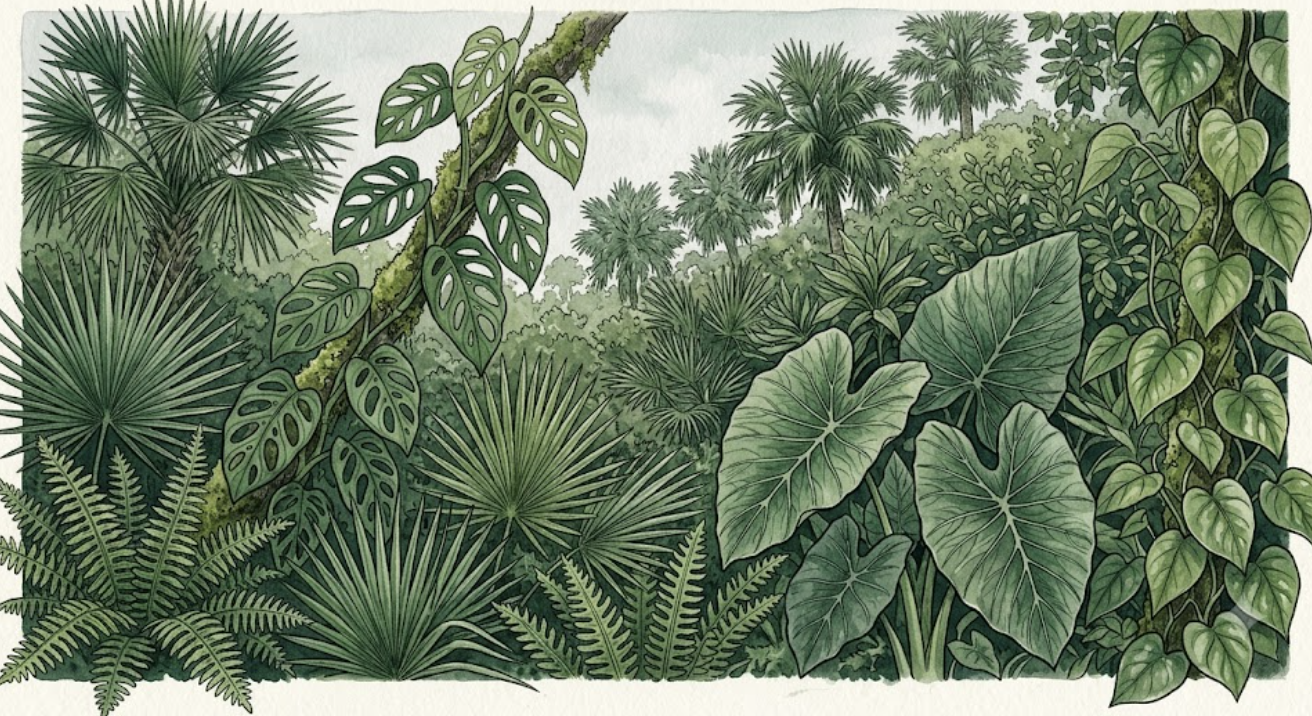
#> input picture assets/img/canopy.png, 1312 x 716 px, found by its file name
$ python build_images.py
#> lines starting #> are read from the running program, lines starting #| are printed output that depends on the picture
#!/usr/bin/env python3
"""
Development-time asset generator for the teaching portfolio site.

Reads assets/img/canopy.png (the source watercolor) and produces every derived
image the site uses: the header plate (desktop + mobile), the trailing vine
cutout, and three small section-divider crops. Run this once (or again only if
canopy.png changes); nothing about the shipped static site depends on it.

Usage:
    pip3 install Pillow numpy
    python3 scripts/build_images.py
"""

import random

import numpy as np
from PIL import Image, ImageDraw, ImageFilter

SRC = "assets/img/canopy.png"
OUT = "assets/img"

PAPER = (244, 243, 234)  # --paper, #F4F3EA

random.seed(11)


def load_source():
    return Image.open(SRC).convert("RGBA")
#> returned value is the input picture: PIL image 1312x716 RGBA; mean R, G, B, A 113.4, 128.4, 105.3, 255


def paper_distance_alpha(rgba, low=16, high=58):
    """Soft alpha ramp from color-distance to --paper. Below `low` -> fully
    transparent (paper), above `high` -> fully opaque (specimen). Linear ramp
    between, which avoids the crunchy halo a hard threshold produces on
    watercolor edges."""
    arr = np.asarray(rgba.convert("RGB"), dtype=np.float32)
    paper = np.array(PAPER, dtype=np.float32)
    dist = np.sqrt(((arr - paper) ** 2).sum(axis=-1))
    alpha = np.clip((dist - low) / (high - low), 0.0, 1.0)
    alpha = (alpha * 255).astype(np.uint8)
    return Image.fromarray(alpha, mode="L")


def radial_vignette(size, inner=0.45, outer=0.98):
    """Elliptical fade to transparent, strongest in the corners. Used for the
    small divider crops so a leaf/frond reads as an isolated mark regardless
    of what's sitting in the corners of its bounding box (dark background
    foliage as well as paper)."""
    w, h = size
    cx, cy = w / 2, h / 2
    ys, xs = np.mgrid[0:h, 0:w]
    nx = (xs - cx) / (w / 2)
    ny = (ys - cy) / (h / 2)
    dist = np.sqrt(nx ** 2 + ny ** 2)
    alpha = np.clip(1 - (dist - inner) / (outer - inner), 0, 1)
    alpha = (alpha * 255).astype(np.uint8)
    return Image.fromarray(alpha, mode="L")


def edge_vignette(size, feather):
    """Grayscale mask, white in the interior, fading to black within
    `feather` px of every edge -- used to guarantee a crop blends into the
    page regardless of what's sitting at its literal boundary pixels."""
    w, h = size
    mask = Image.new("L", size, 255)
    draw = ImageDraw.Draw(mask)
    for i in range(feather):
        v = int(255 * (i / feather))
        draw.rectangle([i, i, w - 1 - i, h - 1 - i], outline=v)
    return mask.filter(ImageFilter.GaussianBlur(feather / 3))


def jagged_band_mask(size, band_height, jitter, at="bottom", blur=5, seed=0):
    """Grayscale mask for a synthetic deckled-paper edge: white (paper) below
    an irregular, noise-jittered boundary line, black (source) above it, with
    the boundary itself softened by a blur so it reads as a torn/painted edge
    rather than a ruled cut."""
    w, h = size
    rng = random.Random(seed)
    mask = Image.new("L", size, 0)
    draw = ImageDraw.Draw(mask)

    # coarse random offsets smoothed into a wavy boundary line
    step = 8
    n = w // step + 2
    raw = [rng.uniform(-jitter, jitter) for _ in range(n)]
    smooth = []
    for i in range(n):
        lo, hi = max(0, i - 2), min(n, i + 3)
        smooth.append(sum(raw[lo:hi]) / (hi - lo))

    base_y = h - band_height if at == "bottom" else band_height
    points = []
    for i, off in enumerate(smooth):
        x = i * step
        y = base_y + off if at == "bottom" else base_y + off
        points.append((x, y))

    if at == "bottom":
        poly = [(0, h)] + points + [(w, h)]
    else:
        poly = [(0, 0)] + points + [(w, 0)]
    draw.polygon(poly, fill=255)
    return mask.filter(ImageFilter.GaussianBlur(blur))


def apply_deckle_edges(img, band=34, jitter=11, blur=5):
    """Composite a synthetic deckled paper edge onto the top and bottom of a
    crop so a cut mid-illustration reads as a mounted plate edge, matching
    the source image's own painted-margin style."""
    w, h = img.size
    paper_layer = Image.new("RGBA", (w, h), PAPER + (255,))
    out = img.convert("RGBA")

    top_mask = jagged_band_mask((w, h), band, jitter, at="top", blur=blur, seed=1)
    bottom_mask = jagged_band_mask((w, h), band, jitter, at="bottom", blur=blur, seed=2)
    combined = Image.fromarray(
        np.maximum(np.asarray(top_mask), np.asarray(bottom_mask))
    )
    out = Image.composite(paper_layer, out, combined)
    return out


def save_webp_png(img, name, quality=82, max_kb=None, lossless=False):
    webp_path = f"{OUT}/{name}.webp"
    png_path = f"{OUT}/{name}.png"
    if lossless:
        img.save(webp_path, "WEBP", lossless=True, method=6)
    else:
        img.save(webp_path, "WEBP", quality=quality, method=6)
    img.save(png_path, "PNG", optimize=True)
    import os
    wkb = os.path.getsize(webp_path) / 1024
    pkb = os.path.getsize(png_path) / 1024
    flag = ""
    if max_kb and wkb > max_kb:
        flag = f"  *** OVER BUDGET ({max_kb}KB) ***"
    print(f"  {name}: webp {wkb:.0f}KB, png {pkb:.0f}KB{flag}")


def build_header():
    src = load_source()
    w, h = src.size  # 1312x716
#> w = 1312; h = 716

    # Desktop plate: ~3:1, top of image (real deckle already at y=0)
    crop_h = round(w / 3)  # 437
#> crop_h = 437
    desktop = src.crop((0, 0, w, crop_h))
    desktop = apply_deckle_edges(desktop, band=30, jitter=9)
#> in jagged_band_mask, `mask = Image.new("L", size, 0)`: mask: PIL image 1312x437 L; every value is 0
    save_webp_png(desktop, "header-plate", quality=92, max_kb=250)

    # Mobile plate: taller aspect so foliage doesn't get squeezed to a sliver
    mobile_h = round(w / 2.2)
#> mobile_h = 596
    mobile = src.crop((0, 0, w, mobile_h))
    mobile = apply_deckle_edges(mobile, band=30, jitter=9)
#> in jagged_band_mask (call 3), `mask = Image.new("L", size, 0)`: mask: PIL image 1312x596 L; every value is 0
    save_webp_png(mobile, "header-plate-mobile", quality=87, max_kb=250)


def build_vine():
    src = load_source()
    box = (1060, 0, 1312, 716)
    crop = src.crop(box)
    w, h = crop.size
#> w = 252; h = 716

    alpha = paper_distance_alpha(crop, low=16, high=58)
    vignette = edge_vignette((w, h), feather=44)
#> in edge_vignette, `mask = Image.new("L", size, 255)`: mask: PIL image 252x716 L; every value is 255
#> in edge_vignette, `return mask.filter(ImageFilter.GaussianBlur(feather / 3))`:
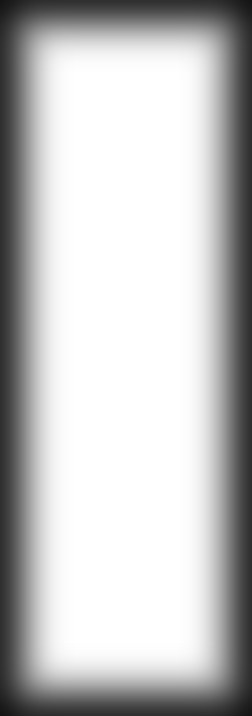
#> returned value: PIL image 252x716 L; min 20, max 255, mean 195
    # only feather the left edge hard (where the cutout meets page content);
    # top/bottom/right are true image edges already keyed by the paper alpha
    left_fade = Image.new("L", (w, h), 255)
    draw = ImageDraw.Draw(left_fade)
    for x in range(70):
        v = int(255 * (x / 70))
        draw.line([(x, 0), (x, h)], fill=v)
    left_fade = left_fade.filter(ImageFilter.GaussianBlur(14))
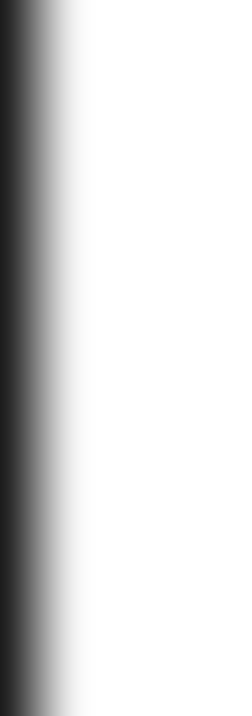
#> left_fade: PIL image 252x716 L; min 28, max 255, mean 218.5

    combined = Image.fromarray(
        np.minimum(
            np.asarray(alpha),
            np.minimum(np.asarray(vignette), np.asarray(left_fade)),
        )
    )
#> combined: PIL image 252x716 L
    out = crop.copy()
    out.putalpha(combined)
#> out: PIL image 252x716 RGBA
    save_webp_png(out, "vine-cutout", quality=95, max_kb=150)


DIVIDERS = {
    "divider-fern": (0, 540, 300, 716),
    "divider-palmetto": (0, 250, 320, 500),
    "divider-monstera": (395, 15, 585, 165),
}


def build_dividers():
    src = load_source()
    for name, box in DIVIDERS.items():
        crop = src.crop(box)
        w, h = crop.size
        alpha = paper_distance_alpha(crop, low=16, high=58)
        vignette = radial_vignette((w, h), inner=0.4, outer=0.98)
        combined = Image.fromarray(
            np.minimum(np.asarray(alpha), np.asarray(vignette))
        )
        out = crop.copy()
        out.putalpha(combined)
        # normalize to a consistent tall-thumbnail scale for crisp downscaling in CSS
        target_h = 160
        target_w = round(w * target_h / h)
        out = out.resize((target_w, target_h), Image.LANCZOS)
        save_webp_png(out, name, quality=95, max_kb=60)
#> this loop made 3 passes
#> pass 1, in paper_distance_alpha (call 2), `dist = np.sqrt(((arr - paper) ** 2).sum(axis=-1))`:
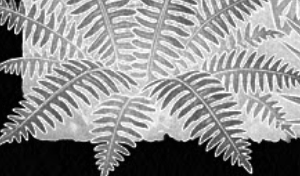
#> dist: shape (176, 300) float32; min 0, max 410.6, mean 229.7; drawn with min black and max white
#> pass 1, in paper_distance_alpha (call 2), `alpha = np.clip((dist - low) / (high - low), 0.0, 1.0)`:
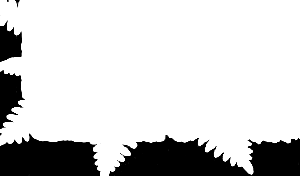
#> alpha: shape (176, 300) float32; min 0, max 1, mean 0.81
#> after the loop:
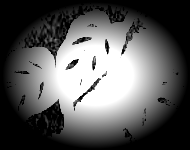
#> combined: PIL image 190x150 L; min 0, max 255, mean 91
#> after the loop:
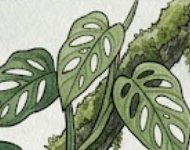
#> crop: PIL image 190x150 RGBA; mean R, G, B, A 148.1, 157.5, 132, 255
#> after the loop:
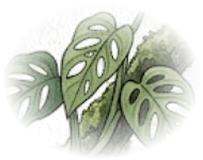
#> out: PIL image 203x160 RGBA; mean R, G, B, A 99.7, 107.3, 87.2, 91; transparent parts drawn white


def build_logo():
    """Footer logo mark (assets/img/lj-logo-source.jpg, user-supplied, not
    derived from canopy.png). Resized only -- kept as its own bordered card
    rather than cut out, since it's a complete logo lockup, not a specimen."""
#> (the run stopped early here; a loop or call above may not have finished)

$ run again, with assets/img/divider-fern.png copied over assets/img/canopy.png
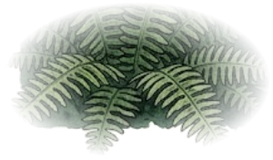
#> input picture assets/img/divider-fern.png, 273 x 160 px, found by its file name
#> in load_source, returned value is the input picture: PIL image 273x160 RGBA; mean R, G, B, A 50.9, 62.9, 46.5, 96.1
#> mask: PIL image 273x91 L; every value is 0
#> paper_layer: PIL image 273x124 RGBA
#> mask: PIL image 273x124 L; every value is 0
#> arr: shape (716, 252, 3) float32; every value is 0
#> dist: shape (716, 252) float32; every value is 416.3
#> after the loop in build_dividers, `for name, box in DIVIDERS.items():`:
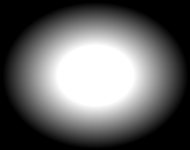
#> combined: PIL image 190x150 L; min 0, max 255, mean 100.7
#> after the loop in build_dividers, `for name, box in DIVIDERS.items():`:
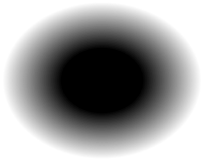
#> out: PIL image 203x160 RGBA; mean R, G, B, A 0, 0, 0, 100.7; transparent parts drawn white

$ run again, with assets/img/divider-monstera.png copied over assets/img/canopy.png
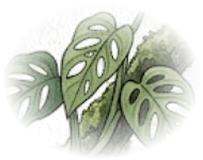
#> input picture assets/img/divider-monstera.png, 203 x 160 px, found by its file name
#> in load_source, returned value is the input picture: PIL image 203x160 RGBA; mean R, G, B, A 99.7, 107.3, 87.2, 91
#> mask: PIL image 203x68 L; every value is 0
#> paper_layer: PIL image 203x92 RGBA
#> mask: PIL image 203x92 L; every value is 0
#> arr: shape (716, 252, 3) float32; every value is 0
#> dist: shape (716, 252) float32; every value is 416.3
#> after the loop in build_dividers, `for name, box in DIVIDERS.items():`:
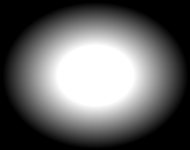
#> combined: PIL image 190x150 L; min 0, max 255, mean 100.7
#> after the loop in build_dividers, `for name, box in DIVIDERS.items():`:
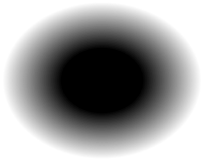
#> out: PIL image 203x160 RGBA; mean R, G, B, A 0, 0, 0, 100.7; transparent parts drawn white

$ run again, with assets/img/divider-palmetto.png copied over assets/img/canopy.png
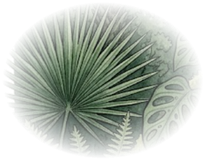
#> input picture assets/img/divider-palmetto.png, 205 x 160 px, found by its file name
#> in load_source, returned value is the input picture: PIL image 205x160 RGBA; mean R, G, B, A 58, 71.8, 54.6, 100.6
#> mask: PIL image 205x68 L; every value is 0
#> paper_layer: PIL image 205x93 RGBA
#> mask: PIL image 205x93 L; every value is 0
#> arr: shape (716, 252, 3) float32; every value is 0
#> dist: shape (716, 252) float32; every value is 416.3
#> after the loop in build_dividers, `for name, box in DIVIDERS.items():`:
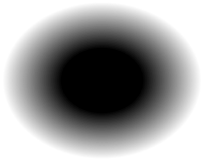
#> out: PIL image 203x160 RGBA; mean R, G, B, A 0, 0, 0, 100.7; transparent parts drawn white
